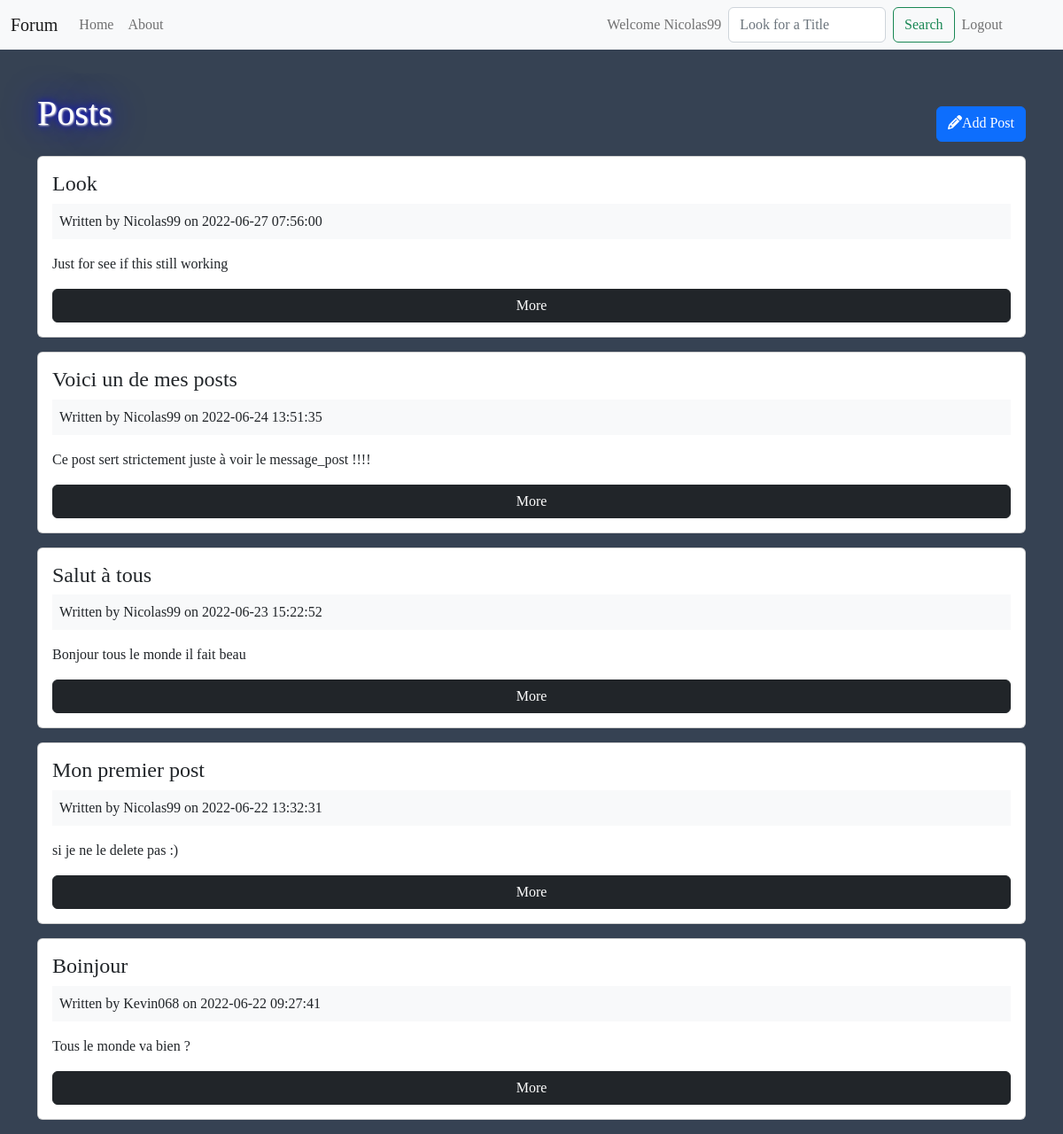
Screenshot of /posts (signed in) with the database file from the repository.
### tables this page shows
CREATE TABLE IF NOT EXISTS `posts` (
  `id` int(11) NOT NULL AUTO_INCREMENT,
  `user_id` int(11) DEFAULT NULL,
  `title` varchar(255) NOT NULL DEFAULT '0',
  `body` text,
  `created_at` datetime DEFAULT CURRENT_TIMESTAMP,
  PRIMARY KEY (`id`)
);

CREATE TABLE IF NOT EXISTS `users` (
  `id` int(11) NOT NULL AUTO_INCREMENT,
  `name` varchar(255) DEFAULT NULL,
  `email` varchar(255) DEFAULT NULL,
  `password` varchar(255) DEFAULT NULL,
  `created_at` datetime DEFAULT CURRENT_TIMESTAMP,
  PRIMARY KEY (`id`)
);

### app/controllers/Posts.php (called while the page is built, shortened)
<?php
class Posts extends Controller
{
    public function __construct()
    {
        $this->postModel = $this->model('Post');
    }
    public function index()
    {
        $posts = $this->postModel->getPosts();
        $data = [
          'posts' => $posts
        ];
        $this->view('posts/index', $data);
    }
}

### app/libraries/Core.php (called while the page is built, shortened)
<?php
class core
{
    protected $currentMethod = 'index';
    public function __construct()
    {
        $url = (empty($this->getUrl())) ? ['users','login'] : $this->getUrl();
        if (file_exists('../app/controllers/'.ucwords($url[0]).'.php')) {
            unset($url[0]);
        }
        $this->currentController = new $this->currentController;
        $this->params = $url ? array_values($url) :[];
        call_user_func_array([$this->currentController, $this->currentMethod], $this->params);
    }
    public function getUrl()
    {
        if (isset($_GET['url'])) {
            $url = rtrim($_GET['url'], '/');
            $url = filter_var($url, FILTER_SANITIZE_URL);
            $url = explode('/', $url);
            return $url;
        }
    }
}

### public/index.php (called while the page is built, shortened)
<?php
$init = new Core;

### app/libraries/Database.php (called while the page is built, shortened)
<?php
class Database
{
     private $host = DB_HOST;
     private $user = DB_USER;
     private $password = DB_PASSWORD;
     private $dbname = DB_NAME;
     private $dbh;
     private $stmt;
    public function __construct()
    {
        $dsn = 'mysql:host=' . $this->host. ';dbname=' . $this->dbname;
        $options = array(
            PDO::MYSQL_ATTR_INIT_COMMAND => "SET NAMES 'utf8'",
            PDO::ATTR_PERSISTENT => true,
            PDO::ATTR_ERRMODE => PDO::ERRMODE_EXCEPTION
        );
        try{
            $this->dbh = new PDO($dsn, $this->user, $this->password, $options);
        } catch (PDOException $e){
            $this->error = $e->getMessage();
            echo $this->error;
        }
    }
    public function query($sql)
    {
        $this->stmt = $this->dbh->prepare($sql);
    }
    public function execute()
    {
        return $this->stmt->execute();
    }
    public function resultSet()
    {
        $this->execute();
        return $this->stmt->fetchAll(PDO::FETCH_OBJ);
    }
}

### app/models/Post.php (called while the page is built, shortened)
<?php
class Post
{
    private $db;
    public function __construct()
    {
        $this->db = new Database;
    }
    public function getPosts()
    {
            $this->db->query(
                'SELECT *,
                posts.id as postId,
                users.id as userId,
                posts.created_at as postCreated,
                users.created_at as userCreated
                FROM posts
                INNER JOIN users
                ON posts.user_id = users.id
                ORDER BY posts.created_at DESC'
            );
        $results = $this->db->resultSet();
        return $results;
    }
}

### app/views/posts/index.php (the view, shortened to what this page needs)
<?php
require APPROOT.'/views/inc/header.php';
?>
<div class="row mb-3">
    <div class="col-md-6">
        <h1>Posts</h1>
    </div>
    <div class="col-md-6 d-flex justify-content-end">
        <a href="<?php echo URLROOT; ?>/posts/add" class="btn btn-primary pull-right mt-3">
            <i class="fa fa-pencil"></i>Add Post
        </a>
    </div>
</div>
<?php foreach($data['posts'] as $post) : ?>
    <div class="card card-body mb-3">
      <h4 class="card-title"><?php echo $post->title; ?></h4>
      <div class="bg-light p-2 mb-3">
        Written by <?php echo $post->name; ?> on <?php echo $post->postCreated; ?>
      </div>
      <p class="card-text"><?php echo $post->body; ?></p>
      <a href="<?php echo URLROOT; ?>/posts/show/<?php echo $post->postId; ?>" class="btn btn-dark">More</a>
    </div>
<?php endforeach ; ?>
<?php
require APPROOT . '/views/inc/footer.php';
?>

### app/libraries/Controller.php (shortened to what this page needs)
<?php
class Controller
{
    public function view($view, $data = [])
    {
        if (file_exists('../app/views/'.$view.'.php')) {
            require_once '../app/views/'.$view.'.php';
        } else {
            die('View does not exist');
        }
    }
}

### app/views/inc/header.php (shortened to what this page needs)
<!DOCTYPE html>
<html lang="en">
<head>
    <link href="https://cdn.jsdelivr.net/npm/bootstrap@5.2.0-beta1/dist/css/bootstrap.min.css" rel="stylesheet">
    <link rel="stylesheet" href="<?php echo URLROOT ?>/css/style.css">
</head>
<body>
<?php require APPROOT.'/views/inc/navbar.php'; ?>
<div class="container mt-5">

### app/views/inc/navbar.php (shortened to what this page needs)
<nav class="navbar navbar-expand-lg bg-light">
  <div class="container-fluid">
    <a class="navbar-brand" href="<?= URLROOT ?>"><?= SITENAME ?></a>
    <div class="collapse navbar-collapse" id="navbarSupportedContent">
      <ul class="navbar-nav me-auto mb-2 mb-lg-0">
        <li class="nav-item">
          <a class="nav-link" aria-current="page" href="<?= URLROOT ?>/pages/index">Home</a>
        </li>
        <li class="nav-item">
          <a class="nav-link" href="<?= URLROOT ?>/pages/about">About</a>
        </li>
      </ul>
      <ul class="navbar-nav ml-auto mb-2 mb-lg-0 ">
        <?php if (isset($_SESSION['user_id'])) : ?>
          <li class="nav-item ">
            <a class="nav-link" aria-current="page" href="#">Welcome <?php echo $_SESSION['user_name']; ?></a>
          </li>
          <form class="d-flex col-6" role="search" action="<?php echo URLROOT ?>/posts/search" method="POST" >
            <input class="form-control me-2" type="search" name="title" placeholder="Look for a Title" aria-label="Search">
            <button class="btn btn-outline-success" type="submit">Search</button>
          </form>
          <li class="nav-item">
            <a class="nav-link" aria-current="page" href="<?php echo URLROOT ?>/users/logout">Logout</a>
          </li>
      <?php endif;?>
    </div>
  </div>
</nav>

### app/views/inc/footer.php (shortened to what this page needs)
    </div>
</body>
</html>

### public/css/style.css (style rules this page uses)
* { font-family: 'Stoke', serif; }
body { background-color: #364253; }
h1 { color: white; text-shadow: 1px 1px 2px rgb(221, 220, 220), 0 0 1em blue, 0 0 0.2em blue; }

### rows the page displays
posts: title "Look", user.name "Nicolas99", created_at "2022-06-27 07:56:00", body "Just for see if this still working"
posts: title "Voici un de mes posts", user.name "Nicolas99", created_at "2022-06-24 13:51:35", body "Ce post sert strictement juste à voir le message_post !!!!"
posts: title "Salut à tous", user.name "Nicolas99", created_at "2022-06-23 15:22:52", body "Bonjour tous le monde il fait beau"
posts: title "Mon premier post", user.name "Nicolas99", created_at "2022-06-22 13:32:31", body "si je ne le delete pas :)"
posts: title "Boinjour", user.name "Kevin068", created_at "2022-06-22 09:27:41", body "Tous le monde va bien ?"

### other values shown
SITENAME "Forum"
$_SESSION['user_name'] "Nicolas99"
